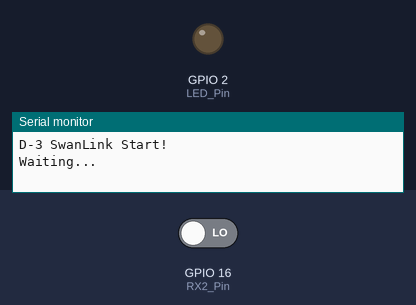
The sketch below on a simulated ESP32. Parts: output pins drawn as LEDs (lit = HIGH), the last lines printed to the serial monitor. Inputs (shaded band) come from the test bench; at power-on: GPIO 16 (RX2_Pin) LOW. Pins used as bus, display or sensor lines are not drawn.

Above: at 1.2 s.
1.3 s: GPIO 16 (RX2_Pin) driven HIGH
At 1.6 s:
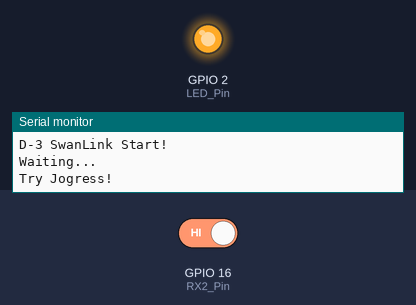
Timing chart, 0 to 4.3 s (numbered marks = the images above; inputs shaded):
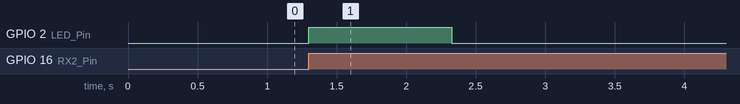

The sketch:

D-3_SwanLink_Jogress.ino
```cpp
/*
  SwanLink Jogress Evolution for D-3(2000).
  Jogress with Wonderswan(Digimon Adventure 02: D1 Tamers).
  Fouce Adult Level or Perfect Level Jogress to Ultimate Level.

  Author : joushiikuta
  Date   : 2025/03/21
  Rev    : 1.0.2
  link   : https://www.youtube.com/@joushiikuta

  ESP32 : GPIO_NUM_17 → HDMI PIN9
          GPIO_NUM_16 → HDMI PIN13
          GND         → HDMI PIN17
*/

#define RX2_Pin GPIO_NUM_16
#define TX2_Pin GPIO_NUM_17
#define LED_Pin GPIO_NUM_2

unsigned long Packet_Recive[2];
unsigned long Packet_Send[2] = {
  0b00000010101000000000000111100001,
  0b00101101111000000000000111100001
};

void SwanLinkSend(unsigned long Packet) {
  for (int i = 0; i < 32; i++) {
    digitalWrite(TX2_Pin, (Packet & (1 << i)) ? HIGH : LOW);
    delayMicroseconds(100);
  }
  digitalWrite(TX2_Pin, 0);
}

unsigned long SwanLinkRecive() { // TODO
  delay(10);
  return 0;
}

void Waiting() {
  while (digitalRead(RX2_Pin) == HIGH) {};
  Serial.println("Waiting...");
  while (digitalRead(RX2_Pin) == LOW) {};
  digitalWrite(LED_Pin, 1);
  Serial.println("Try Jogress!");
  for (int i = 0; i < 2; i++) {
    Packet_Recive[i] = SwanLinkRecive();
    SwanLinkSend(Packet_Send[i]);
  }
  delay(1000);
  digitalWrite(LED_Pin, 0);
}

void setup() {
  Serial.begin(115200);
  pinMode(RX2_Pin, INPUT_PULLDOWN);
  pinMode(TX2_Pin, OUTPUT);
  pinMode(LED_Pin, OUTPUT);
  digitalWrite(TX2_Pin, 0);
  digitalWrite(LED_Pin, 0);
  Serial.println("D-3 SwanLink Start!");
}

void loop() {
  Waiting();
}
```

Measured:
- after the input at 1.3 s, GPIO 2 (LED_Pin): LOW → HIGH at once, → LOW 1.0 s later
